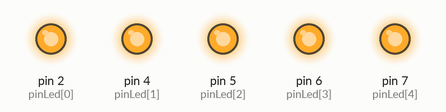
A sketch run on a simulated Arduino Uno, built with avr-gcc and run on an emulated ATmega328P. Parts: output pins drawn as LEDs (lit = HIGH).

Above: at 1.7 s.
At 4.2 s:
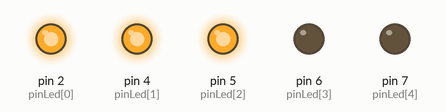
At 7.2 s:
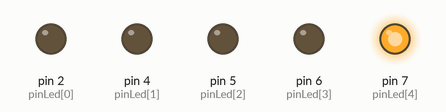
At 10.7 s:
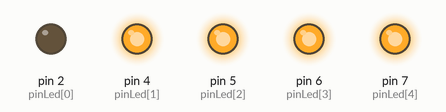
At 13.2 s:
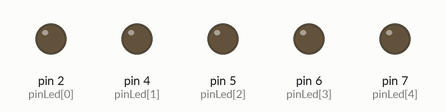
At 17.7 s:
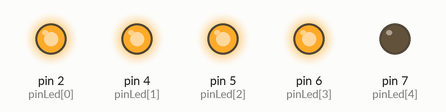
Timing chart, 0 to 18.2 s (numbered marks = the images above):
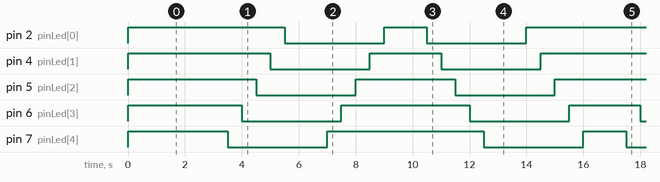

Measured:
- by itself, pin 2 (pinLed[0]): repeats every 14.0 s: HIGH 1.5 s, LOW 3.5 s, HIGH 5.5 s, LOW 3.5 s
- by itself, pin 4 (pinLed[1]): repeats every 14.0 s: HIGH 2.5 s, LOW 3.5 s, HIGH 4.5 s, LOW 3.5 s
- by itself, pin 5 (pinLed[2]): alternates HIGH for 3.5 s and LOW for 3.5 s
- by itself, pin 6 (pinLed[3]): repeats every 14.0 s: HIGH 4.5 s, LOW 3.5 s, HIGH 2.5 s, LOW 3.5 s
- by itself, pin 7 (pinLed[4]): repeats every 14.0 s: HIGH 5.5 s, LOW 3.5 s, HIGH 1.5 s, LOW 3.5 s

The sketch:

GuirLED.ino
```cpp
int pinLed[5] = {2, 4, 5 ,6 , 7};

void setup() {
  // put your setup code here, to run once:
  for(int pin =0; pin < 5; pin++){
    pinMode(pinLed[pin], OUTPUT);
    digitalWrite(pinLed[pin], HIGH);
  }
}

void loop() {
  // put your main code here, to run repeatedly:
  oneByOneLeftToRigh(HIGH);
  delay(1000);

  oneByOneRighToLeft(LOW);
  delay(1000);

  oneByOneRighToLeft(HIGH);
  delay(1000);

  oneByOneLeftToRigh(LOW);
  delay(1000);
}

void oneByOneLeftToRigh(int value){
  for(int pin=0; pin<5; pin++) {
    digitalWrite(pinLed[pin], value);
    delay(500);
  }
}

void oneByOneRighToLeft(int value){
  for(int pin=4; pin>=0; pin--) {
    digitalWrite(pinLed[pin], value);
    delay(500);
  }
}
```
